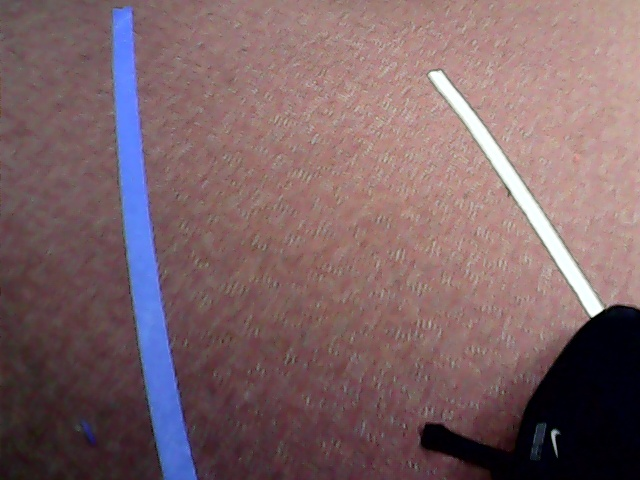
#> input picture ml/images/image_0.jpg, 640 x 480 px; its folder holds only this picture in this run
$ python oldCV.py
#> lines starting #> are read from the running program, lines starting #| are printed output that depends on the picture; after the words box and inside, x2 and y2 are one past the last pixel; in counts of white or black regions, pixels touching at a corner belong together
import cv2
import os
import numpy as np

lower_yellow = np.array([20, 100, 100])
upper_yellow = np.array([40, 255, 255])
lower_blue = np.array([90, 100, 100])
upper_blue = np.array([120, 255, 255])

def update_values(*args):
    global lower_yellow, upper_yellow, lower_blue, upper_blue
    lower_yellow = np.array([cv2.getTrackbarPos('Y Lower H', 'Trackbars'),
                             cv2.getTrackbarPos('Y Lower S', 'Trackbars'),
                             cv2.getTrackbarPos('Y Lower V', 'Trackbars')])
    upper_yellow = np.array([cv2.getTrackbarPos('Y Upper H', 'Trackbars'),
                             cv2.getTrackbarPos('Y Upper S', 'Trackbars'),
                             cv2.getTrackbarPos('Y Upper V', 'Trackbars')])
    lower_blue = np.array([cv2.getTrackbarPos('B Lower H', 'Trackbars'),
                           cv2.getTrackbarPos('B Lower S', 'Trackbars'),
                           cv2.getTrackbarPos('B Lower V', 'Trackbars')])
    upper_blue = np.array([cv2.getTrackbarPos('B Upper H', 'Trackbars'),
                           cv2.getTrackbarPos('B Upper S', 'Trackbars'),
                           cv2.getTrackbarPos('B Upper V', 'Trackbars')])

def get_images(directory, filetype):
#> called with directory = 'images', filetype = 'jpg'
    image_list = []

    for root, dirs, files in os.walk(directory):
        for file in files:
            if file.endswith(filetype):
                image_path = os.path.join(root, file)
                image_list.append(image_path)
#> in main, image is the input picture: shape (480, 640, 3); mean B, G, R 103.6, 99.9, 125

    return image_list

def find_single_lane(image, lower_thresh, upper_thresh):
    # Convert the image to the HSV color space
    hsv_image = cv2.cvtColor(image, cv2.COLOR_BGR2HSV)
#> hsv_image: shape (480, 640, 3); mean H, S, V 74.4, 80.2, 131.3

    # Threshold the image to obtain a mask of the lane
    mask = cv2.inRange(hsv_image, lower_thresh, upper_thresh)
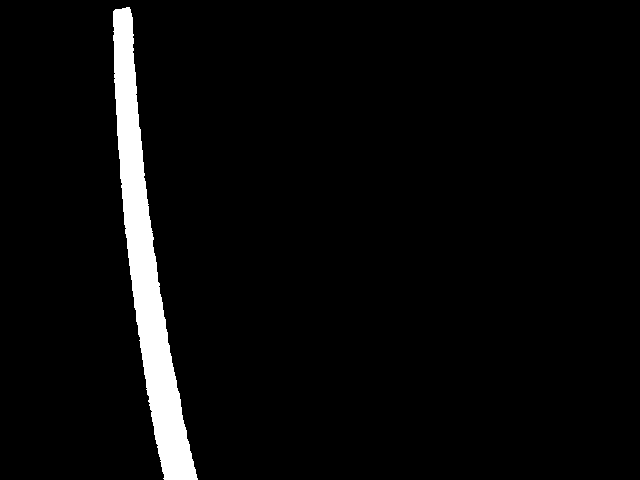
#> mask: shape (480, 640); 4.1% white; 1 white region

    # Find contours in the mask
    contours, _ = cv2.findContours(mask, cv2.RETR_EXTERNAL, cv2.CHAIN_APPROX_SIMPLE)
#> contours = 1 contour; box (x1, y1, x2, y2) and area: (113, 7, 198, 480) 11964

    if len(contours) > 0:
        # Find the contour with the largest area
        return max(contours, key=cv2.contourArea)
    return None

def contour_to_string(contour, class_index, xmax, ymax):
    # Convert contour to the specified format
    contour_string = f"{class_index}"
    for point in contour:
        x, y = point[0]
        contour_string += f" {x/xmax} {y/ymax}"
    return contour_string

def check_segmentation(image):

	while (True):
		copy = image.copy()
		blue_lane = find_single_lane(image, lower_blue, upper_blue)
#> blue_lane = contour of 309 points, box (x1, y1, x2, y2) (113, 7, 198, 480), area 11964
		yellow_lane = find_single_lane(image, lower_yellow, upper_yellow)
#> in find_single_lane (call 2), `mask = cv2.inRange(hsv_image, lower_thresh, upper_thresh)`: mask: shape (480, 640); every value is 0

		x_blue,y_blue,w_blue,h_blue = cv2.boundingRect(blue_lane)
#> x_blue = 113; y_blue = 7; w_blue = 85; h_blue = 473
		cv2.rectangle(copy, (x_blue,y_blue), (x_blue+w_blue,y_blue+h_blue), (0,255,0), 2)
		x_yellow,y_yellow,w_yellow,h_yellow = cv2.boundingRect(yellow_lane)
#> x_yellow = 0; y_yellow = 0; w_yellow = 0; h_yellow = 0
		cv2.rectangle(copy, (x_yellow,y_yellow), (x_yellow+w_yellow,y_yellow+h_yellow), (0,255,0), 2)
#> copy: shape (480, 640, 3); mean B, G, R 102.6, 101.7, 123.9

		cv2.drawContours(copy, yellow_lane, -1, (0, 255, 255), 2)
		cv2.drawContours(copy, blue_lane, -1, (255, 0, 0), 2)
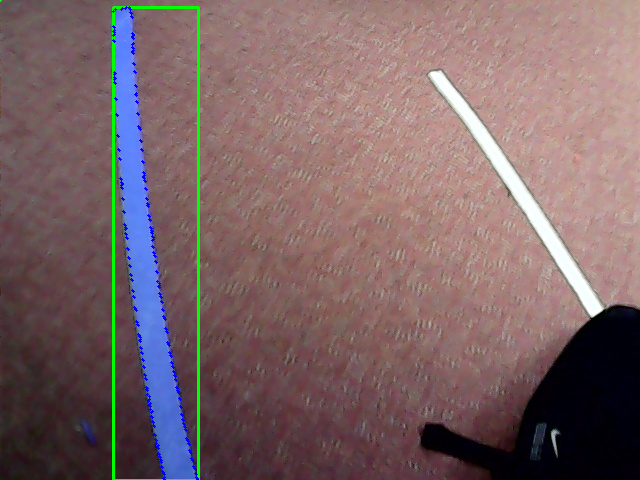
#> copy: shape (480, 640, 3); mean B, G, R 103, 101.2, 123.6

		cv2.imshow("Detected Lanes", copy)
		key = cv2.waitKey(1)
#> (key q is pressed here)
		if key == ord("q"):
			break

	yellow_data = contour_to_string(yellow_lane, 0, image.shape[1], image.shape[0])
	blue_data = contour_to_string(blue_lane, 1, image.shape[1], image.shape[0])

	return f"{yellow_data}\n{blue_data}"


def main():

	global lower_yellow, upper_yellow, lower_blue, upper_blue
	# Create a window to display the trackbars
	cv2.namedWindow('Trackbars')
	cv2.createTrackbar('Y Lower H', 'Trackbars', lower_yellow[0], 255, update_values)
	cv2.createTrackbar('Y Lower S', 'Trackbars', lower_yellow[1], 255, update_values)
	cv2.createTrackbar('Y Lower V', 'Trackbars', lower_yellow[2], 255, update_values)
	cv2.createTrackbar('Y Upper H', 'Trackbars', upper_yellow[0], 255, update_values)
	cv2.createTrackbar('Y Upper S', 'Trackbars', upper_yellow[1], 255, update_values)
	cv2.createTrackbar('Y Upper V', 'Trackbars', upper_yellow[2], 255, update_values)

	cv2.createTrackbar('B Lower H', 'Trackbars', lower_blue[0], 255, update_values)
	cv2.createTrackbar('B Lower S', 'Trackbars', lower_blue[1], 255, update_values)
	cv2.createTrackbar('B Lower V', 'Trackbars', lower_blue[2], 255, update_values)
	cv2.createTrackbar('B Upper H', 'Trackbars', upper_blue[0], 255, update_values)
	cv2.createTrackbar('B Upper S', 'Trackbars', upper_blue[1], 255, update_values)
	cv2.createTrackbar('B Upper V', 'Trackbars', upper_blue[2], 255, update_values)

	update_values()

	textfile_path = "images/textfiles/"

	# Load images from folder
	image_path_list = get_images("images", "jpg")

	# For each image find the lane (output the [contour] points of the lane)
	for image_path in image_path_list:
		image = cv2.imread(image_path)

		# Check if lanes are correct
		data = check_segmentation(image)
		base_filename = image_path.split("/")[-1].split(".")[0]

		# Create the new file path with the desired extension
		text_path  = textfile_path + base_filename + ".txt"
		with open(text_path, 'w') as file:
			file.write(data)
	return


if __name__ == "__main__":
#> (the run stopped early here; a loop or call above may not have finished)

$ run again, on ml/images/image_12.jpg
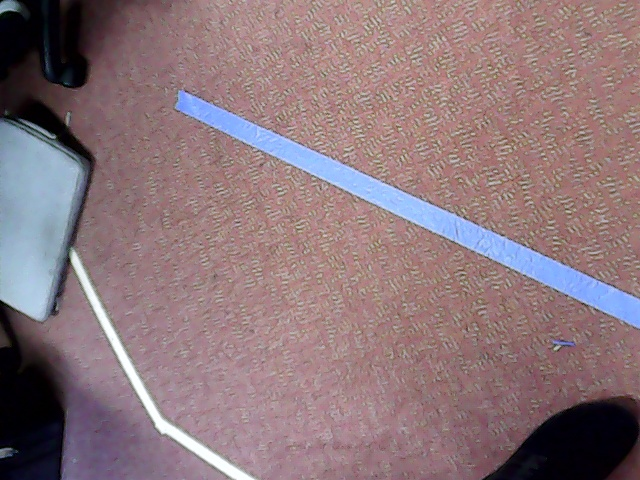
#> input picture ml/images/image_12.jpg, 640 x 480 px
#> in main, image is the input picture: shape (480, 640, 3); mean B, G, R 122.9, 118.2, 140.3
#> hsv_image: shape (480, 640, 3); mean H, S, V 94.1, 68.6, 146.7
#> in find_single_lane, `mask = cv2.inRange(hsv_image, lower_thresh, upper_thresh)`:
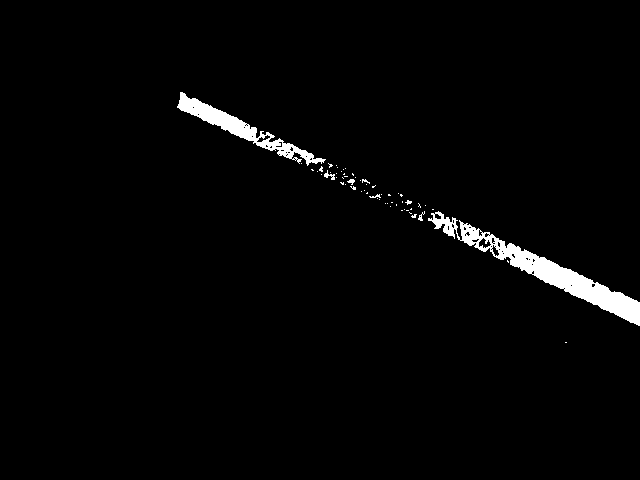
#> mask: shape (480, 640); 2.1% white; 59 white regions (53 under 20 px)
#> contours = 59 contours, 56 with area under 20; largest, box (x1, y1, x2, y2) and area: (428, 211, 640, 326) 4008, (177, 92, 326, 166) 1877, (324, 170, 335, 180) 27
#> blue_lane = contour of 362 points, box (x1, y1, x2, y2) (428, 211, 640, 326), area 4008
#> mask: shape (480, 640); every value is 0
#> x_blue = 428; y_blue = 211; w_blue = 212; h_blue = 115
#> x_yellow = 0
#> in check_segmentation, `cv2.drawContours(copy, blue_lane, -1, (255, 0, 0), 2)`:
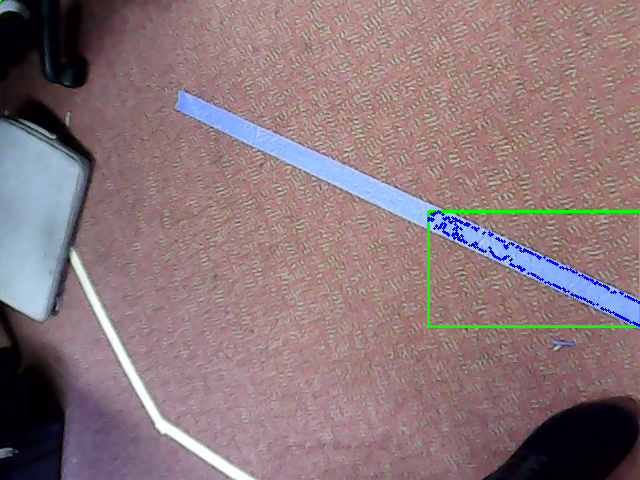
#> copy: shape (480, 640, 3); mean B, G, R 122.2, 118.2, 138.9

$ run again, on ml/images/image_3.jpg
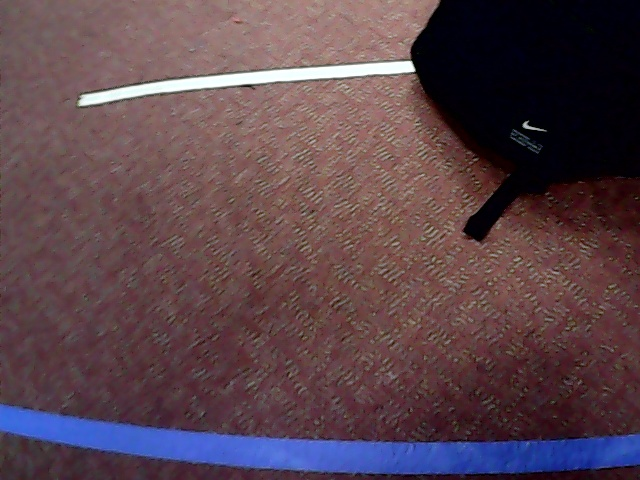
#> input picture ml/images/image_3.jpg, 640 x 480 px
#> in main, image is the input picture: shape (480, 640, 3); mean B, G, R 76, 68.4, 90.3
#> hsv_image: shape (480, 640, 3); mean H, S, V 91.4, 109.5, 99.6
#> in find_single_lane, `mask = cv2.inRange(hsv_image, lower_thresh, upper_thresh)`:
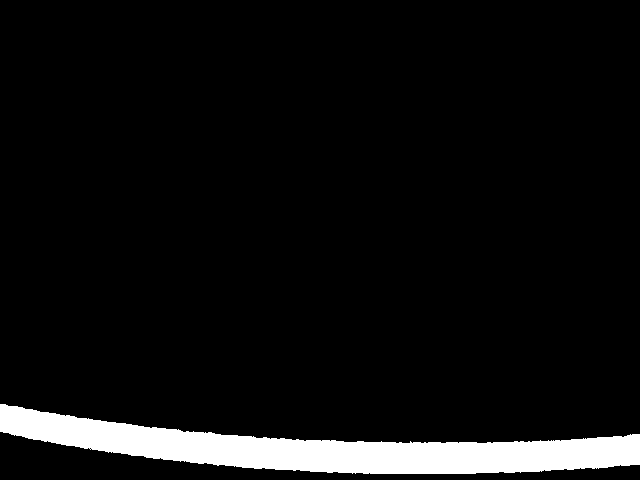
#> mask: shape (480, 640); 6.4% white; 1 white region
#> contours = 1 contour; box (x1, y1, x2, y2) and area: (0, 404, 640, 474) 19078
#> blue_lane = contour of 407 points, box (x1, y1, x2, y2) (0, 404, 640, 474), area 19078
#> mask: shape (480, 640); every value is 0
#> x_blue = 0; y_blue = 404; w_blue = 640; h_blue = 70
#> x_yellow = 0
#> in check_segmentation, `cv2.drawContours(copy, blue_lane, -1, (255, 0, 0), 2)`:
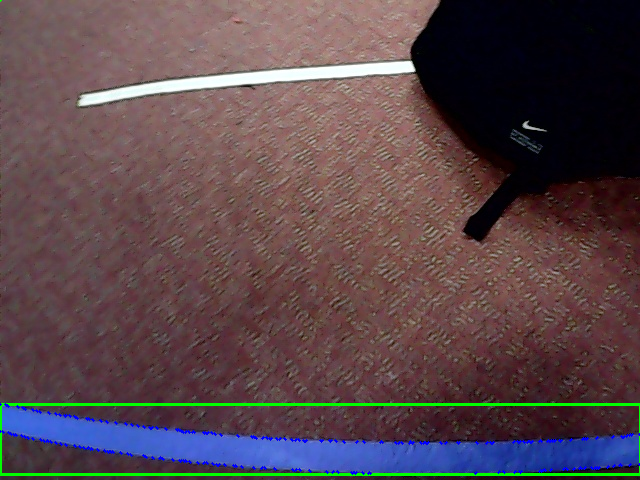
#> copy: shape (480, 640, 3); mean B, G, R 76, 70.8, 89.2
